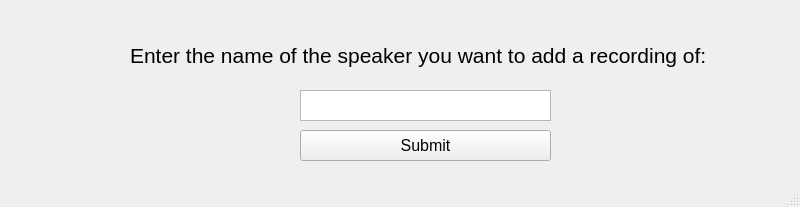
<?xml version="1.0" encoding="UTF-8"?>
<ui version="4.0">
 <class>addRecToSpeaker</class>
 <widget class="QMainWindow" name="addRecToSpeaker">
  <property name="geometry">
   <rect>
    <x>0</x>
    <y>0</y>
    <width>800</width>
    <height>207</height>
   </rect>
  </property>
  <property name="windowTitle">
   <string>MainWindow</string>
  </property>
  <widget class="QWidget" name="centralwidget">
   <widget class="QLabel" name="label_2">
    <property name="geometry">
     <rect>
      <x>130</x>
      <y>40</y>
      <width>601</width>
      <height>31</height>
     </rect>
    </property>
    <property name="font">
     <font>
      <pointsize>16</pointsize>
     </font>
    </property>
    <property name="text">
     <string>Enter the name of the speaker you want to add a recording of:</string>
    </property>
   </widget>
   <widget class="QTextEdit" name="name">
    <property name="geometry">
     <rect>
      <x>300</x>
      <y>90</y>
      <width>251</width>
      <height>31</height>
     </rect>
    </property>
   </widget>
   <widget class="QPushButton" name="submit">
    <property name="geometry">
     <rect>
      <x>300</x>
      <y>130</y>
      <width>251</width>
      <height>31</height>
     </rect>
    </property>
    <property name="font">
     <font>
      <pointsize>12</pointsize>
     </font>
    </property>
    <property name="text">
     <string>Submit</string>
    </property>
   </widget>
  </widget>
  <widget class="QMenuBar" name="menubar">
   <property name="geometry">
    <rect>
     <x>0</x>
     <y>0</y>
     <width>800</width>
     <height>21</height>
    </rect>
   </property>
  </widget>
  <widget class="QStatusBar" name="statusbar"/>
 </widget>
 <resources/>
 <connections/>
</ui>
